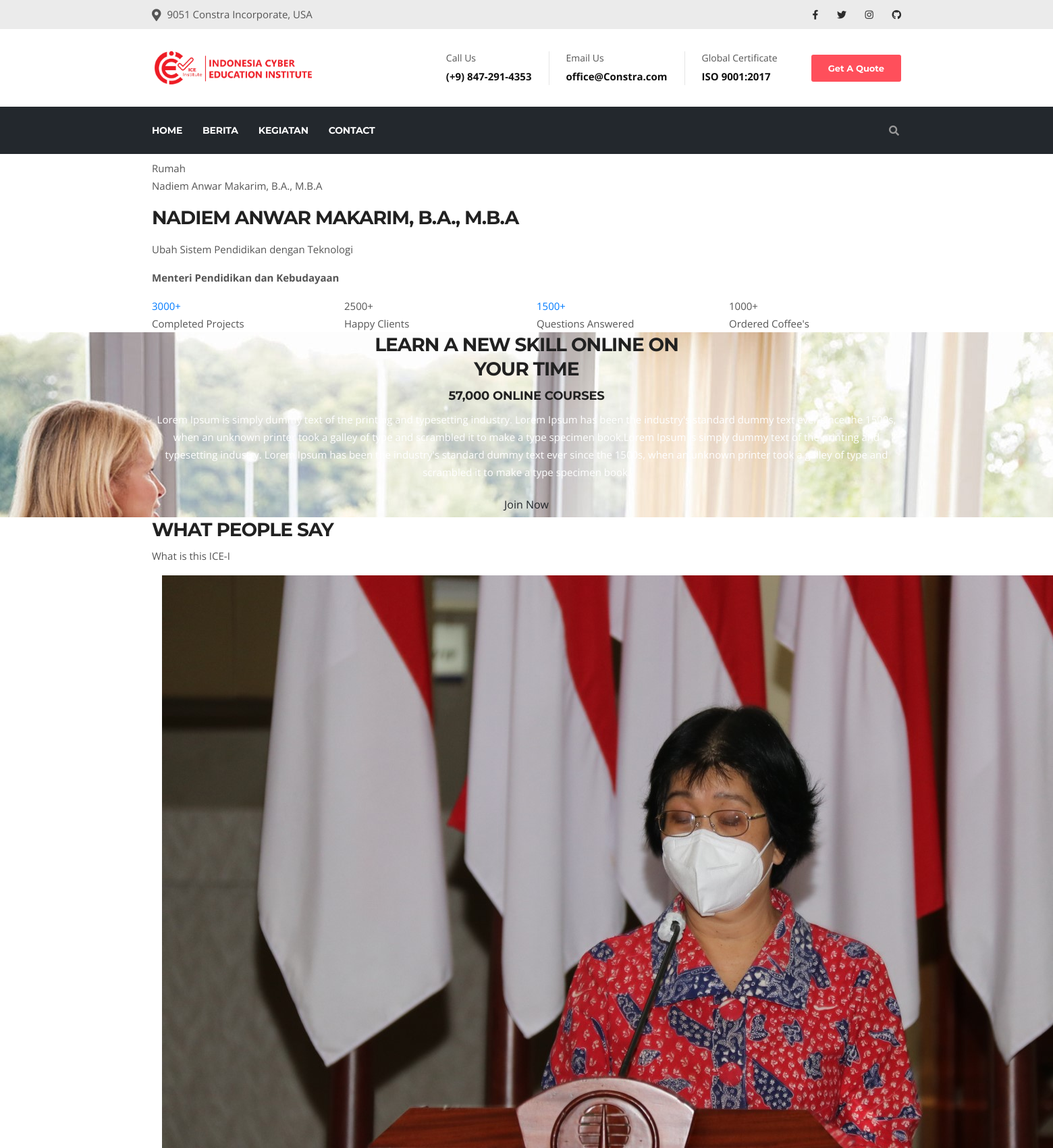
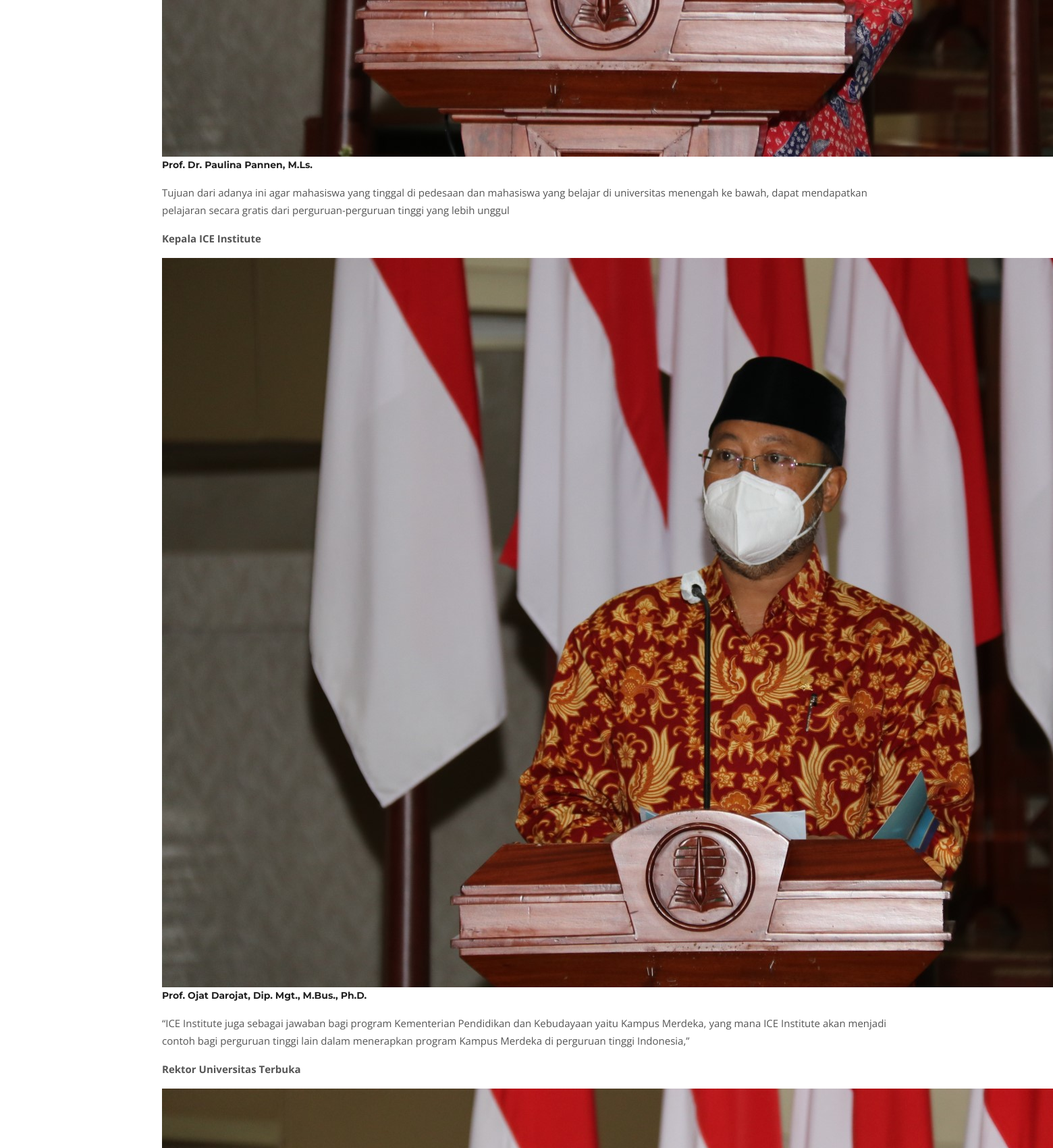
/home/about/nadiem-anwar-makarim-ba-mba (upper part), run on the app's committed database (2 pictures, top to bottom).
### tables this page shows
CREATE TABLE `tb_blog` (
  `id_blog` varchar(64) NOT NULL,
  `title` varchar(255) NOT NULL,
  `slug_title` varchar(255) NOT NULL,
  `meta` text NOT NULL,
  `description` text NOT NULL,
  `tags` varchar(200) NOT NULL,
  `id_kategori` int(11) NOT NULL,
  `id_sub` int(11) NOT NULL,
  `id_user` int(11) NOT NULL,
  `status` enum('draft','post','delete','') NOT NULL,
  `create_ad` timestamp NOT NULL DEFAULT current_timestamp() ON UPDATE current_timestamp(),
  `update_ad` timestamp NOT NULL DEFAULT '0000-00-00 00:00:00' ON UPDATE current_timestamp(),
  `image` varchar(255) NOT NULL DEFAULT 'default.jpg'
);

### application/views/frontand/setup/content.php (called while the page is built)
<?php
if ($isi){
	$this->load->view($isi);
}

### application/views/frontand/setup/konek.php (called while the page is built)
<?php
require_once('head.php');
require_once('header.php');
require_once('content.php');
require_once('footer.php');

### application/controllers/Home.php (called while the page is built, shortened)
<?php
class Home extends CI_Controller {
	public function __construct()
	{
		$this->load->model("Slide_m");
		$this->load->model('Blog_m');
	}
	public function about($slug_title=NULL)
	{
			  $people= $this->Blog_m->getPeople();
			  $about= $this->Blog_m->getAbout();
			  $kegiatanmenu= $this->Blog_m->getKegiatan();
			  $panduanmenu= $this->Blog_m->getPanduan();
			  $profilmenu= $this->Blog_m->getProfil();
			  $slug= $this->Blog_m->get_news($slug_title);
			  $data  = array('x' => 'about',
				                             'people'=>$people,
				                             'about'=>$about,
				                             'slug'=>$slug,
				                             'kegiatanmenu'=>$kegiatanmenu,
				                             'panduanmenu'=>$panduanmenu,
				                             'profilmenu'=>$profilmenu,
				                             'isi'=>'frontand/page/about' );
			  $this->load->view('frontand/setup/konek',$data);
			}
		}

### index.php (called while the page is built, shortened)
<?php
require_once BASEPATH.'core/CodeIgniter.php';

### application/models/Blog_m.php (called while the page is built, shortened)
<?php defined('BASEPATH') OR exit('No direct script access allowed');
class Blog_m extends CI_Model
{
        public function getProfil()
    {
      $this->db->select('tb_blog.id_blog,tb_blog.slug_title,tb_blog.title,tb_blog.status,tb_blog.create_ad,tb_blog.update_ad,tb_blog.description,tb_blog.tags,tb_kategori.nama_kategori,tb_blog.id_kategori,tb_blog.id_sub,tb_sub_kategori.nama_sub,tb_blog.image,tb_blog.meta');
          $this->db->where('tb_blog.status = "post"');
          $this->db->where('tb_blog.id_kategori = "6"');
            $this->db->order_by('rand()');
        $this->db->join('tb_kategori','tb_kategori.id_kategori=tb_blog.id_kategori');
        $this->db->join('tb_sub_kategori','tb_sub_kategori.id_sub=tb_blog.id_sub');
        $query=$this->db->get('tb_blog');
        return $query->result();
    }
        public function getKegiatan()
    {
      $this->db->select('tb_blog.id_blog,tb_blog.slug_title,tb_blog.title,tb_blog.status,tb_blog.create_ad,tb_blog.update_ad,tb_blog.description,tb_blog.tags,tb_kategori.nama_kategori,tb_blog.id_kategori,tb_blog.id_sub,tb_sub_kategori.nama_sub,tb_blog.image,tb_blog.meta');
          $this->db->where('tb_blog.status = "post"');
          $this->db->where('tb_blog.id_kategori = "7"');
            $this->db->order_by('rand()');
        $this->db->join('tb_kategori','tb_kategori.id_kategori=tb_blog.id_kategori');
        $this->db->join('tb_sub_kategori','tb_sub_kategori.id_sub=tb_blog.id_sub');
        $query=$this->db->get('tb_blog');
        return $query->result();
    }
        public function getPanduan()
    {
      $this->db->select('tb_blog.id_blog,tb_blog.slug_title,tb_blog.title,tb_blog.status,tb_blog.create_ad,tb_blog.update_ad,tb_blog.description,tb_blog.tags,tb_kategori.nama_kategori,tb_blog.id_kategori,tb_blog.id_sub,tb_sub_kategori.nama_sub,tb_blog.image,tb_blog.meta');
          $this->db->where('tb_blog.status = "post"');
          $this->db->where('tb_blog.id_kategori = "1"');
            $this->db->order_by('rand()');
        $this->db->join('tb_kategori','tb_kategori.id_kategori=tb_blog.id_kategori');
        $this->db->join('tb_sub_kategori','tb_sub_kategori.id_sub=tb_blog.id_sub');
        $query=$this->db->get('tb_blog');
        return $query->result();
    }
        public function getPeople()
    {
      $this->db->select('tb_blog.id_blog,tb_blog.slug_title,tb_blog.title,tb_blog.status,tb_blog.create_ad,tb_blog.update_ad,tb_blog.description,tb_blog.tags,tb_kategori.nama_kategori,tb_blog.id_kategori,tb_blog.id_sub,tb_sub_kategori.nama_sub,tb_blog.image,tb_blog.meta');
          $this->db->where('tb_blog.status = "post"');
          $this->db->where('tb_blog.id_kategori = "9"');
        $this->db->join('tb_kategori','tb_kategori.id_kategori=tb_blog.id_kategori');
        $this->db->join('tb_sub_kategori','tb_sub_kategori.id_sub=tb_blog.id_sub');
        $query=$this->db->get('tb_blog');
        return $query->result();
    }
        public function getAbout()
    {
      $this->db->select('tb_blog.id_blog,tb_blog.slug_title,tb_blog.title,tb_blog.status,tb_blog.create_ad,tb_blog.update_ad,tb_blog.description,tb_blog.tags,tb_kategori.nama_kategori,tb_blog.id_kategori,tb_blog.id_sub,tb_sub_kategori.nama_sub,tb_blog.image,tb_blog.meta');
          $this->db->where('tb_blog.status = "post"');
          $this->db->where('tb_blog.id_sub = "5"');
          $this->db->limit(1);
        $this->db->join('tb_kategori','tb_kategori.id_kategori=tb_blog.id_kategori');
        $this->db->join('tb_sub_kategori','tb_sub_kategori.id_sub=tb_blog.id_sub');
        $query=$this->db->get('tb_blog');
        return $query->result();
    }
    public function get_news($slug_title = FALSE)
{
           $this->db->select('tb_blog.id_blog,tb_blog.slug_title,tb_blog.title,tb_blog.status,tb_blog.create_ad,tb_blog.update_ad,tb_blog.description,tb_blog.tags,tb_kategori.nama_kategori,tb_blog.id_kategori,tb_blog.id_sub,tb_sub_kategori.nama_sub,tb_blog.image,tb_blog.meta');
        $this->db->join('tb_kategori','tb_kategori.id_kategori=tb_blog.id_kategori');
        $this->db->join('tb_sub_kategori','tb_sub_kategori.id_sub=tb_blog.id_sub');
        $query = $this->db->get_where('tb_blog', array('slug_title' => $slug_title,'status'=>'post'));
        return $query->row_array();
}
}

### application/views/frontand/page/about.php (the view, shortened to what this page needs)
  <div class="page-content">
<div class="breadcrumb-row">
	<div class="container">
		<ul class="list-inline">
			<li><a href="<?php echo base_url()?>">Rumah</a></li>
			<li><?php echo $slug['title'];?></li>
		</ul>
	</div>
</div>
<div class="content-block">
	<div class="section-area bg-gray section-sp1 our-story">
		<div class="container">
			<div class="row align-items-center d-flex">
				<div class="col-md-12 heading-bx">
					<h2 class="m-b10"><?php echo $slug['title'];?></h2>
					<p><?php echo $slug['description'];?></p>
				</div>
			</div>
		</div>
	</div>
	<div class="section-area content-inner section-sp1">
              <div class="container">
                  <div class="section-content">
                       <div class="row">
                          <div class="col-lg-3 col-md-6 col-sm-6 col-6 m-b30">
                              <div class="counter-style-1">
                                  <div class="text-primary">
								<span class="counter">3000</span><span>+</span>
							</div>
							<span class="counter-text">Completed Projects</span>
                              </div>
                          </div>
                          <div class="col-lg-3 col-md-6 col-sm-6 col-6 m-b30">
                              <div class="counter-style-1">
							<div class="text-black">
								<span class="counter">2500</span><span>+</span>
							</div>
							<span class="counter-text">Happy Clients</span>
						</div>
                          </div>
                          <div class="col-lg-3 col-md-6 col-sm-6 col-6 m-b30">
                              <div class="counter-style-1">
							<div class="text-primary">
								<span class="counter">1500</span><span>+</span>
							</div>
							<span class="counter-text">Questions Answered</span>
						</div>
                          </div>
                          <div class="col-lg-3 col-md-6 col-sm-6 col-6 m-b30">
                              <div class="counter-style-1">
							<div class="text-black">
								<span class="counter">1000</span><span>+</span>
							</div>
							<span class="counter-text">Ordered Coffee's</span>
						</div>
                          </div>
                      </div>
                  </div>
              </div>
          </div>
	<div class="section-area section-sp2 bg-fix ovbl-dark join-bx text-center" style="background-image:url(assets/images/background/bg1.jpg);">
              <div class="container">
			<div class="row">
				<div class="col-md-12">
					<div class="join-content-bx text-white">
						<h2>Learn a new skill online on <br/> your time</h2>
						<h4><span class="counter">57,000 </span> Online Courses</h4>
						<p>Lorem Ipsum is simply dummy text of the printing and typesetting industry. Lorem Ipsum has been the industry's standard dummy text ever since the 1500s, when an unknown printer took a galley of type and scrambled it to make a type specimen book.Lorem Ipsum is simply dummy text of the printing and typesetting industry. Lorem Ipsum has been the industry's standard dummy text ever since the 1500s, when an unknown printer took a galley of type and scrambled it to make a type specimen book.</p>
						<a href="#" class="btn button-md">Join Now</a>
					</div>
				</div>
			</div>
		</div>
	</div>
	<div class="section-area section-sp2">
		<div class="container">
			<div class="row">
				<div class="col-md-12 heading-bx left">
					   <h2 class="title-head text-uppercase">what people <span>say</span></h2>
            <p>What is this ICE-I</p>
				</div>
			</div>
			<div class="testimonial-carousel owl-carousel owl-btn-1 col-12 p-lr0">
			 <?php foreach ($people as $key ) {?>
          <div class="item">
            <div class="testimonial-bx">
              <div class="testimonial-thumb">
                <img src="<?php echo base_url()?>upload/<?php echo $key->image;?>" alt="">
              </div>
              <div class="testimonial-info">
                <h5 class="name"><?php echo $key->title;?></h5>
              </div>
              <div class="testimonial-content">
                <p><?php echo $key->description;?></p>
              </div>
            </div>
          </div>
        <?php };?>
			</div>
		</div>
	</div>
</div>
  </div>

### assets/frontand/constra/css/style.css (style rules this page uses)
body, p { font-family: "Open Sans", sans-serif; text-rendering: optimizeLegibility; -webkit-font-smoothing: antialiased !important; line-height: 26px; font-size: 15px; }
h1, h2, h3, h4, h5, h6 { color: #212121; font-weight: 700; font-family: 'Montserrat', sans-serif; text-rendering: optimizeLegibility; -webkit-font-smoothing: antialiased !important; }
h2 { font-size: 28px; line-height: 36px; text-transform: uppercase; letter-spacing: -1px; }
h4 { font-size: 18px; line-height: 28px; text-transform: uppercase; letter-spacing: -.2px; }
h5 { font-size: 14px; line-height: 24px; }
html { overflow-x: hidden !important; width: 100%; height: 100%; position: relative; -webkit-font-smoothing: antialiased; text-rendering: optimizeLegibility; }
a:link, a:visited { text-decoration: none; }
a { color: inherit; transition: .2s ease; }

### data on the page
tb_blog: title "Nadiem Anwar Makarim, B.A., M.B.A", title "NADIEM ANWAR MAKARIM, B.A., M.B.A", description "Ubah Sistem Pendidikan dengan Teknologi Menteri Pendidikan dan Kebudayaan"
tb_blog: image (picture), title "Prof. Dr. Paulina Pannen, M.Ls.", description "Tujuan dari adanya ini agar mahasiswa yang tinggal di pedesaan dan mahasiswa yang belajar di universitas menengah ke bawah, dapat mendapatkan pelajaran secara gratis dari perguruan-perguruan tinggi yang lebih unggul Kepala ICE Institute"
tb_blog: image (picture), title "Prof. Ojat Darojat, Dip. Mgt., M.Bus., Ph.D.", description "“ICE Institute juga sebagai jawaban bagi program Kementerian Pendidikan dan Kebudayaan yaitu Kampus Merdeka, yang mana ICE Institute akan menjadi contoh bagi perguruan tinggi lain dalam menerapkan program Kampus Merdeka di perguruan tinggi Indonesia,” Rektor Universitas Terbuka"
tb_blog: image (picture)
